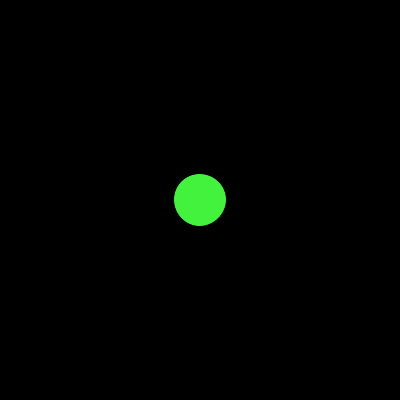
Frame 1 (no input)
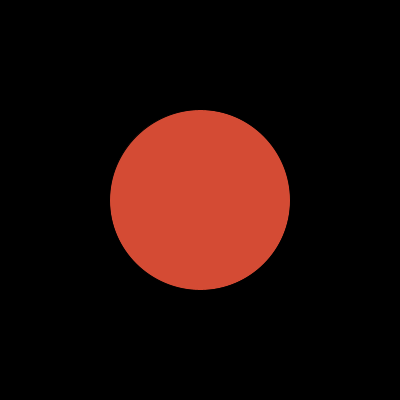
Frame 60 (the mouse pressed at the canvas centre just before this capture)
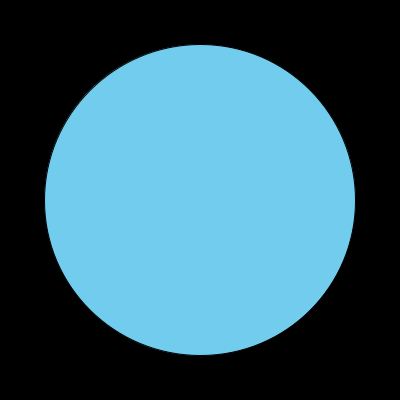
Frame 120 (the mouse held since frame 60 and released just before this capture)

The Processing sketch that drew these frames (run headless with seeded random() and noise(); from frame 60 on, the mouse is pressed at the canvas centre):

// Processing sketch: processing_111049
// ── processing_111049.pde

float diameter;
void setup()
{
  size(400, 400);
  frameRate(10);
  diameter = 50;
}

void draw()
{
  fill(0);
  rect(0,0,width,height);
 
 diameter = diameter + random(4);
 
 
 if(diameter >= width || diameter >= height)
 {
   diameter =50;
 }
 fill( random(255), random(255), random(255));
  ellipse(width/2, height/2, diameter, diameter);
}
